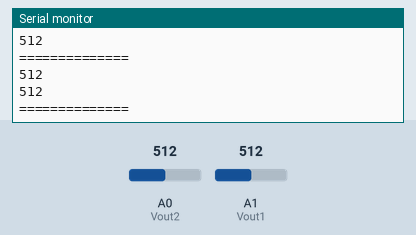
The sketch below on a simulated Arduino Uno, built with avr-gcc and run on an emulated ATmega328P. Shown: the last lines printed to the serial monitor. The inputs (shaded band) are chosen by the test bench; at power-on: A0 (Vout2) = 512, A1 (Vout1) = 512.

Above: at 1.8 s.
1.9 s: A0 (Vout2) set to 716
At 2.6 s:
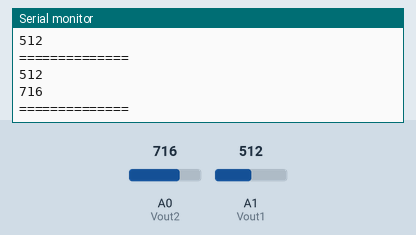
3.4 s: A1 (Vout1) set to 306
At 4.7 s:
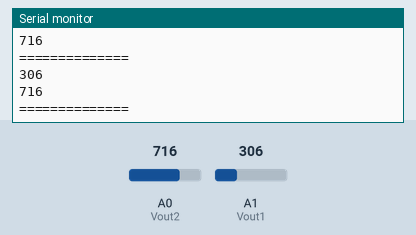
4.9 s: A0 (Vout2) set to 900
At 5.8 s:
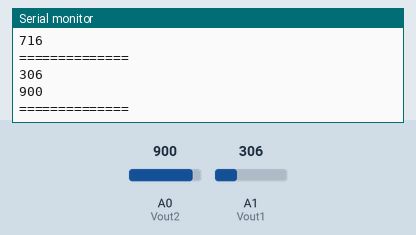
6.4 s: A1 (Vout1) set to 122
At 7.7 s:
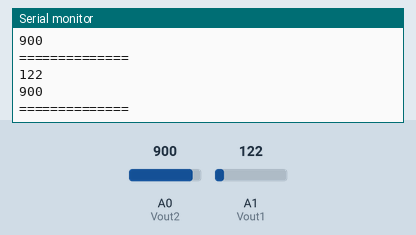
Timing chart, 0 to 8.9 s (numbered marks = the images above; inputs shaded):
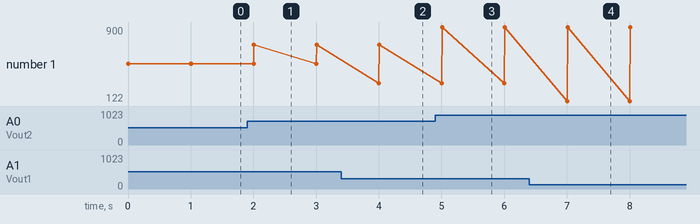

Measured:
- after the input at 1.9 s, the serial monitor: prints a new line after 0.11 s (image 1)
- after the input at 3.4 s, the serial monitor: prints a new line after 0.60 s (image 2)
- after the input at 4.9 s, the serial monitor: prints a new line after 0.11 s (image 3)
- after the input at 6.4 s, the serial monitor: prints a new line after 0.61 s (image 4)
- plotted number 1: 512 → 716 after the input at 1.9 s, 716 → 900 after the input at 4.9 s

The sketch:

DustSensor_SamYoung_DSM501A_attempt0.ino
```cpp
const int Vout2 = A0;
const int Vout1 = A1;

// the setup function runs once when you press reset or power the board
void setup() {
        Serial.begin(9600);
        pinMode(Vout2, INPUT);
        pinMode(Vout1, INPUT);
}

// the loop function runs over and over again until power down or reset
void loop() {

        Serial.println(analogRead(Vout1));
        Serial.println(analogRead(Vout2));
        Serial.println("==============");
        delay(1000);
}
```
